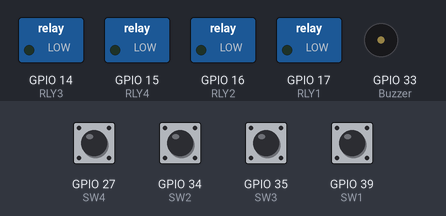
The sketch below on a simulated ESP32. Parts: switched loads named in the sketch (green lamp = pin HIGH), buzzer (waves = sounding, pin HIGH). The inputs (shaded band) are chosen by the test bench; at power-on: GPIO 27 (SW4), GPIO 34 (SW2), GPIO 35 (SW3), GPIO 39 (SW1) LOW.

Above: at 1.2 s.
1.3 s: GPIO 27 (SW4) pulled HIGH for 0.15 s
At 1.37 s:
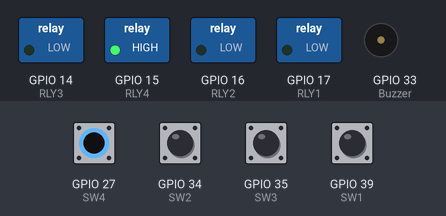
2.9 s: GPIO 34 (SW2) pulled HIGH for 0.15 s
At 2.97 s:
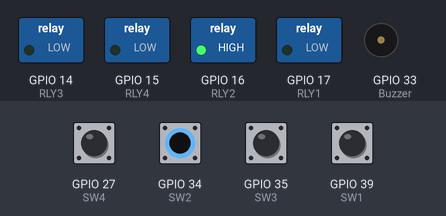
4.5 s: GPIO 35 (SW3) pulled HIGH for 0.15 s
At 4.58 s:
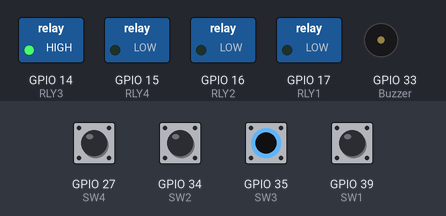
6.1 s: GPIO 39 (SW1) pulled HIGH for 0.15 s
At 6.18 s:
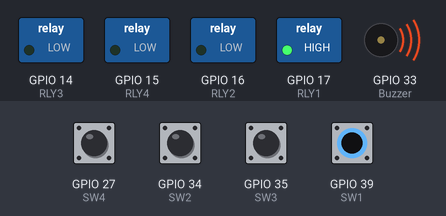
7.7 s: GPIO 27 (SW4) driven HIGH and GPIO 34 (SW2) driven HIGH
At 8.1 s:
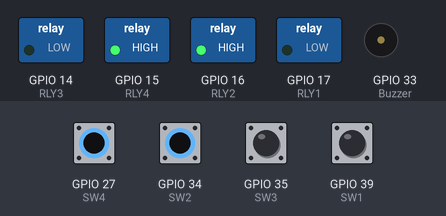
9.2 s: GPIO 35 (SW3) pulled HIGH for 1 s
At 10.0 s:
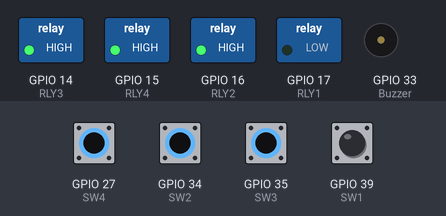
Timing chart, 0 to 12.2 s (numbered marks = the images above; inputs shaded):
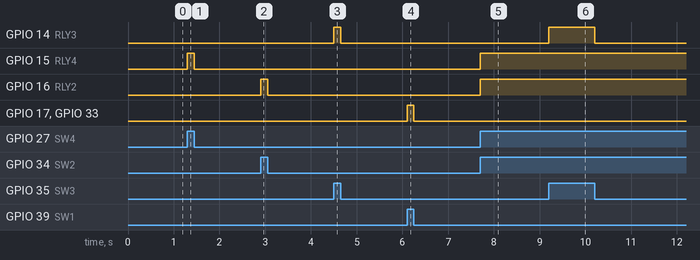

The sketch:

module_3_Relay.ino
```cpp
// ***** GPIO PIN SETUP *****
#define RLY1    17  // Set Relay1 pin GPIO 17
#define RLY2    16  // Set Relay2 pin GPIO 16
#define RLY3    14  // Set Relay3 pin GPIO 14
#define RLY4    15  // Set Relay4 pin GPIO 15

#define Buzzer  33  // Set Buzzer pin GPIO 33

#define SW1     39  // Set Switch1 pin GPIO 39
#define SW2     34  // Set Switch2 pin GPIO 34
#define SW3     35  // Set Switch3 pin GPIO 35
#define SW4     27  // Set Switch4 pin GPIO 27

volatile bool relay1State = false;
volatile bool relay2State = false;
volatile bool relay3State = false;
volatile bool relay4State = false;

void IRAM_ATTR handleSW1() {
  relay1State = !relay1State;  // Toggle relay state
  digitalWrite(RLY1, relay1State ? HIGH : LOW);
  digitalWrite(Buzzer, relay1State ? HIGH : LOW);  // Example: control buzzer based on SW1
}

void IRAM_ATTR handleSW2() {
  relay2State = !relay2State;  // Toggle relay state
  digitalWrite(RLY2, relay2State ? HIGH : LOW);
}

void IRAM_ATTR handleSW3() {
  relay3State = !relay3State;  // Toggle relay state
  digitalWrite(RLY3, relay3State ? HIGH : LOW);
}

void IRAM_ATTR handleSW4() {
  relay4State = !relay4State;  // Toggle relay state
  digitalWrite(RLY4, relay4State ? HIGH : LOW);
}

void setup() {
  // Initialize relay pins as outputs
  pinMode(RLY1, OUTPUT);
  pinMode(RLY2, OUTPUT);
  pinMode(RLY3, OUTPUT);
  pinMode(RLY4, OUTPUT);

  // Initialize the buzzer pin as output
  pinMode(Buzzer, OUTPUT);

  // Initialize switch pins as inputs
  pinMode(SW1, INPUT);
  pinMode(SW2, INPUT);
  pinMode(SW3, INPUT);
  pinMode(SW4, INPUT);

  // Start with all relays and buzzer off
  digitalWrite(RLY1, LOW);
  digitalWrite(RLY2, LOW);
  digitalWrite(RLY3, LOW);
  digitalWrite(RLY4, LOW);
  digitalWrite(Buzzer, LOW);

  // Attach interrupts to the switch pins
  attachInterrupt(digitalPinToInterrupt(SW1), handleSW1, CHANGE);
  attachInterrupt(digitalPinToInterrupt(SW2), handleSW2, CHANGE);
  attachInterrupt(digitalPinToInterrupt(SW3), handleSW3, CHANGE);
  attachInterrupt(digitalPinToInterrupt(SW4), handleSW4, CHANGE);
}

void loop() {
  // Read the state of each switch
  int sw1State = digitalRead(SW1);
  int sw2State = digitalRead(SW2);
  int sw3State = digitalRead(SW3);
  int sw4State = digitalRead(SW4);

  // Control relays based on switch states
  if (sw1State == HIGH) {
    digitalWrite(RLY1, HIGH);  // Turn Relay1 on
  } else {
    digitalWrite(RLY1, LOW);   // Turn Relay1 off
  }

  if (sw2State == HIGH) {
    digitalWrite(RLY2, HIGH);  // Turn Relay2 on
  } else {
    digitalWrite(RLY2, LOW);   // Turn Relay2 off
  }

  if (sw3State == HIGH) {
    digitalWrite(RLY3, HIGH);  // Turn Relay3 on
  } else {
    digitalWrite(RLY3, LOW);   // Turn Relay3 off
  }

  if (sw4State == HIGH) {
    digitalWrite(RLY4, HIGH);  // Turn Relay4 on
  } else {
    digitalWrite(RLY4, LOW);   // Turn Relay4 off
  }

  // Example: control buzzer based on a specific switch (e.g., SW1)
  if (sw1State == HIGH) {
    digitalWrite(Buzzer, HIGH);  // Turn Buzzer on
  } else {
    digitalWrite(Buzzer, LOW);   // Turn Buzzer off
  }

  // Small delay to debounce switches
  delay(50);
}
```

Measured:
- after the input at 1.3 s, GPIO 15 (RLY4): LOW → HIGH at once, → LOW 0.15 s later
- after the input at 2.9 s, GPIO 16 (RLY2): LOW → HIGH at once, → LOW 0.15 s later
- after the input at 4.5 s, GPIO 14 (RLY3): LOW → HIGH at once, → LOW 0.15 s later
- after the input at 6.1 s, GPIO 17 (RLY1), GPIO 33 (Buzzer): LOW → HIGH at once, → LOW 0.15 s later
- after the input at 7.7 s, GPIO 15 (RLY4), GPIO 16 (RLY2): LOW → HIGH at once
- after the input at 9.2 s, GPIO 14 (RLY3): LOW → HIGH at once, → LOW 1.0 s later
